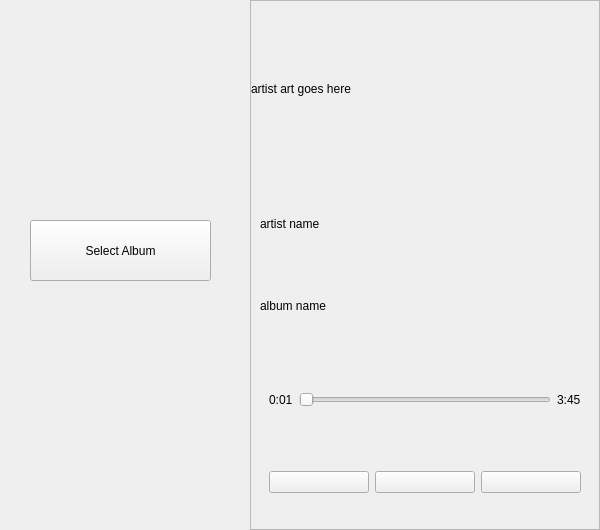
<?xml version="1.0" encoding="UTF-8"?>
<ui version="4.0">
 <class>OfflineMode</class>
 <widget class="QWidget" name="OfflineMode">
  <property name="geometry">
   <rect>
    <x>0</x>
    <y>0</y>
    <width>600</width>
    <height>530</height>
   </rect>
  </property>
  <property name="maximumSize">
   <size>
    <width>600</width>
    <height>530</height>
   </size>
  </property>
  <property name="windowTitle">
   <string>Form</string>
  </property>
  <layout class="QHBoxLayout" name="horizontalLayout_3">
   <property name="spacing">
    <number>0</number>
   </property>
   <property name="leftMargin">
    <number>0</number>
   </property>
   <property name="topMargin">
    <number>0</number>
   </property>
   <property name="rightMargin">
    <number>0</number>
   </property>
   <property name="bottomMargin">
    <number>0</number>
   </property>
   <item>
    <widget class="AlbumWidget" name="albumWidget" native="true">
     <property name="enabled">
      <bool>true</bool>
     </property>
     <widget class="QPushButton" name="selectAlbumButton">
      <property name="geometry">
       <rect>
        <x>30</x>
        <y>220</y>
        <width>181</width>
        <height>61</height>
       </rect>
      </property>
      <property name="text">
       <string>Select Album</string>
      </property>
     </widget>
    </widget>
   </item>
   <item>
    <widget class="QFrame" name="playerFrame">
     <property name="maximumSize">
      <size>
       <width>350</width>
       <height>530</height>
      </size>
     </property>
     <property name="baseSize">
      <size>
       <width>350</width>
       <height>530</height>
      </size>
     </property>
     <property name="frameShape">
      <enum>QFrame::StyledPanel</enum>
     </property>
     <property name="frameShadow">
      <enum>QFrame::Raised</enum>
     </property>
     <layout class="QVBoxLayout" name="verticalLayout_2">
      <property name="spacing">
       <number>0</number>
      </property>
      <property name="leftMargin">
       <number>0</number>
      </property>
      <property name="topMargin">
       <number>0</number>
      </property>
      <property name="rightMargin">
       <number>0</number>
      </property>
      <property name="bottomMargin">
       <number>0</number>
      </property>
      <item>
       <widget class="QLabel" name="artLabel">
        <property name="enabled">
         <bool>true</bool>
        </property>
        <property name="maximumSize">
         <size>
          <width>350</width>
          <height>16777215</height>
         </size>
        </property>
        <property name="baseSize">
         <size>
          <width>350</width>
          <height>350</height>
         </size>
        </property>
        <property name="text">
         <string>artist art goes here</string>
        </property>
       </widget>
      </item>
      <item>
       <widget class="QFrame" name="frame_2">
        <property name="frameShape">
         <enum>QFrame::NoFrame</enum>
        </property>
        <property name="frameShadow">
         <enum>QFrame::Raised</enum>
        </property>
        <layout class="QVBoxLayout" name="verticalLayout">
         <item>
          <widget class="QLabel" name="artistLabel">
           <property name="text">
            <string>artist name</string>
           </property>
          </widget>
         </item>
         <item>
          <widget class="QLabel" name="albumLabel">
           <property name="text">
            <string>album name</string>
           </property>
          </widget>
         </item>
        </layout>
       </widget>
      </item>
      <item>
       <widget class="QFrame" name="frame">
        <property name="frameShape">
         <enum>QFrame::NoFrame</enum>
        </property>
        <property name="frameShadow">
         <enum>QFrame::Raised</enum>
        </property>
        <layout class="QVBoxLayout" name="verticalLayout_3">
         <item>
          <widget class="QFrame" name="frame_3">
           <property name="frameShape">
            <enum>QFrame::NoFrame</enum>
           </property>
           <property name="frameShadow">
            <enum>QFrame::Raised</enum>
           </property>
           <layout class="QHBoxLayout" name="horizontalLayout_2">
            <item>
             <widget class="QLabel" name="currTime">
              <property name="text">
               <string>0:01</string>
              </property>
             </widget>
            </item>
            <item>
             <widget class="QSlider" name="progressSlider">
              <property name="orientation">
               <enum>Qt::Horizontal</enum>
              </property>
             </widget>
            </item>
            <item>
             <widget class="QLabel" name="totalTime">
              <property name="text">
               <string>3:45</string>
              </property>
             </widget>
            </item>
           </layout>
          </widget>
         </item>
         <item>
          <widget class="QFrame" name="frame_4">
           <property name="frameShape">
            <enum>QFrame::NoFrame</enum>
           </property>
           <property name="frameShadow">
            <enum>QFrame::Raised</enum>
           </property>
           <layout class="QHBoxLayout" name="horizontalLayout">
            <item>
             <widget class="QPushButton" name="previousButton">
              <property name="text">
               <string/>
              </property>
              <property name="icon">
               <iconset resource="res/resource.qrc">
                <normaloff>:/icons/previous.png</normaloff>:/icons/previous.png</iconset>
              </property>
              <property name="iconSize">
               <size>
                <width>30</width>
                <height>30</height>
               </size>
              </property>
              <property name="flat">
               <bool>false</bool>
              </property>
             </widget>
            </item>
            <item>
             <widget class="QPushButton" name="playButton">
              <property name="text">
               <string/>
              </property>
              <property name="icon">
               <iconset resource="res/resource.qrc">
                <normaloff>:/icons/play.png</normaloff>:/icons/play.png</iconset>
              </property>
              <property name="iconSize">
               <size>
                <width>40</width>
                <height>40</height>
               </size>
              </property>
              <property name="checkable">
               <bool>false</bool>
              </property>
              <property name="autoDefault">
               <bool>false</bool>
              </property>
              <property name="default">
               <bool>false</bool>
              </property>
              <property name="flat">
               <bool>false</bool>
              </property>
             </widget>
            </item>
            <item>
             <widget class="QPushButton" name="nextButton">
              <property name="text">
               <string/>
              </property>
              <property name="icon">
               <iconset resource="res/resource.qrc">
                <normaloff>:/icons/next.png</normaloff>:/icons/next.png</iconset>
              </property>
              <property name="iconSize">
               <size>
                <width>30</width>
                <height>30</height>
               </size>
              </property>
              <property name="flat">
               <bool>false</bool>
              </property>
             </widget>
            </item>
           </layout>
          </widget>
         </item>
        </layout>
       </widget>
      </item>
     </layout>
    </widget>
   </item>
  </layout>
  <zorder>playerFrame</zorder>
  <zorder>albumWidget</zorder>
 </widget>
 <customwidgets>
  <customwidget>
   <class>AlbumWidget</class>
   <extends>QWidget</extends>
   <header>albumwidget.h</header>
   <container>1</container>
  </customwidget>
 </customwidgets>
 <resources>
  <include location="res/resource.qrc"/>
 </resources>
 <connections/>
</ui>
